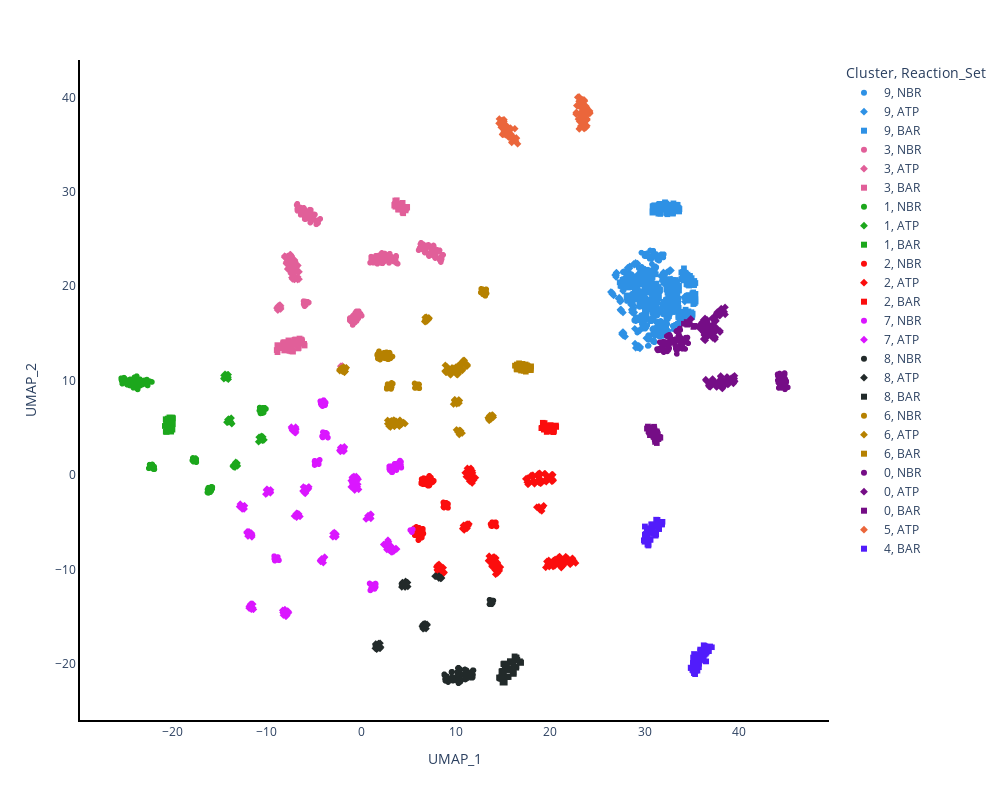

Here is the notebook cell this chart was saved with:
### Code cell
umap_df["Cluster"] = umap_df["Cluster"].astype(str)

fig = px.scatter(umap_df,
                 x="UMAP_1", y="UMAP_2",
                 color='Cluster',
                 symbol='Reaction_Set',
                 hover_data=['Subsystem', 'Condition'],
                 color_discrete_sequence=px.colors.qualitative.Dark24)

fig.update_layout(plot_bgcolor= 'white',
                  width = 1000,
                  height = 800)

fig.update_traces(marker_size=6)
fig.update_xaxes(showline=True, linewidth=2, linecolor='black')
fig.update_yaxes(showline=True, linewidth=2, linecolor='black')

fig.show()
